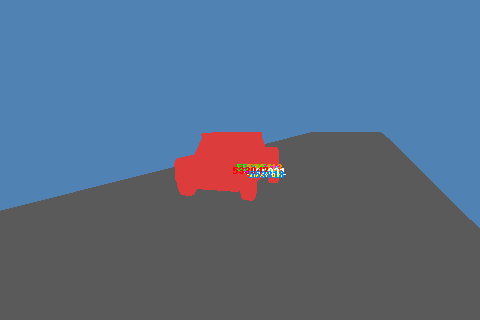
#> input picture docs/autoresearch/v43_ownership_20261028/source_evidence_20261030/images/history/000000_original_firsthit_categories.png, 480 x 320 px
$ python -i install_bounded_native_ui.py   (imports and definitions only)
#> lines starting #> are read from the running program, lines starting #| are printed output that depends on the picture
"""安装真实蓝框限定原生白底结果；只写bounded_white_v1输出目录。

仅在三帧真实PNG、evidence和receipt全部验证后写入。历史CPU硬填白图保留，
默认展示真实 G_after + (1-alpha_after)*white，域外取同帧existing分支。
用法：python work/v43_unknown_detection_20261028/install_bounded_native_ui.py --source <已确认取回的R2目录>
"""
from __future__ import annotations
import argparse
import json
import shutil
from pathlib import Path
import numpy as np
from PIL import Image, ImageDraw, ImageFont

HERE = Path(__file__).resolve().parent
BASE = HERE.parents[1]
OUT = BASE / 'outputs/V43_Ownership_20261027/gpu_v43/bounded_white_v1'
RAWS = (98, 113, 114)


def read(path):
    return json.loads(path.read_text(encoding='utf-8-sig'))


def display(array):
    return np.round(np.clip(array.transpose(1, 2, 0), 0, 1) * 255).astype('uint8')


# [18 lines left out: function arch, not called in this run]


HTML = r'''<!doctype html><html lang="zh-CN"><head><meta charset="utf-8"><meta name="viewport" content="width=device-width,initial-scale=1"><title>蓝框限定：局部全白目标与真实R2</title><style>
*{box-sizing:border-box}body{margin:0;background:#0e1925;color:#dce9f3;font:16px/1.65 "Microsoft YaHei",system-ui,sans-serif}header,main,footer{max-width:1500px;padding:22px;margin:auto}h1{font-size:28px;margin:5px 0 14px}h2{font-size:21px;margin:0 0 14px}h3{font-size:17px;margin:8px 0}a{color:#8bd4ff}.panel{background:#152638;border:1px solid #35546b;border-radius:9px;padding:18px;margin-bottom:20px}.notice{padding:14px 18px;background:#3b3122;border-left:4px solid #d9a34e}.small,figcaption{font-size:14px;color:#b5cad9}nav,.controls,.links{display:flex;align-items:center;gap:12px 18px;flex-wrap:wrap}select{font:inherit;padding:7px 10px;background:#213c52;color:#e9f5ff;border:1px solid #7194ad;border-radius:5px}.comparison{display:grid;grid-template-columns:repeat(3,minmax(0,1fr));gap:16px}.pair{display:grid;grid-template-columns:1fr 1fr;gap:18px}figure{margin:0;min-width:0}img{width:100%;height:auto;display:block;background:#08111a;border:1px solid #3b586e;border-radius:4px}figcaption{margin-top:6px}.metrics{display:grid;grid-template-columns:repeat(5,minmax(0,1fr));gap:10px;margin:18px 0}.metric{border:1px solid #42637b;background:#1a3043;padding:9px 11px;border-radius:5px}.metric small{display:block;font-size:13px;color:#bad0df}.metric strong{font:600 21px/1.5 system-ui,sans-serif}.table{overflow-x:auto}table{border-collapse:collapse;width:100%;font-size:14px}td,th{padding:8px 10px;text-align:left;border-bottom:1px solid #3c566b}pre{white-space:pre-wrap;overflow-wrap:anywhere;max-height:340px;overflow:auto;background:#102131;padding:12px;font:12px/1.6 Consolas,monospace}details{margin-top:14px}summary{cursor:pointer}code{background:#0c1b29;padding:2px 5px}.pending{outline:2px solid #e7b45c}@media(max-width:900px){.comparison{grid-template-columns:1fr}.metrics{grid-template-columns:1fr 1fr}.pair{grid-template-columns:1fr}}@media(max-width:600px){header,main,footer{padding:15px}h1{font-size:24px}}
</style></head><body><header><h1>蓝框限定：局部全白范围与真实候选剥离 R2</h1><p class="notice"><strong>第二列是用户要求的局部全白范围目标，仅为CPU显示门控；第三列才是真实候选高斯剥离后的R2，仍未完全变白，车底暗边与细彩纹保留。</strong> 新增行只允许二维投影中心落在蓝框内（不是3D实体box）；真实白底仅补透射，局部带外沿用同帧existing。暗像素阈值计数0不等于视觉纯白或去影通过，也不证明可迁移语义归属。</p><nav><a href="comparison.png">三帧 existing／局部全白目标／真实R2 PNG</a><a href="native_manifest.json">真实结果与验证</a><a href="ai_visual_review.json">AI辅助目视记录（非人工GT）</a><a href="../../../GS_Scene_Diagnostics_20261027/index.html">共享入口</a></nav></header><main>
<section class="panel"><div class="controls"><label>源帧 <select id="raw"><option value="113">raw113</option><option value="98">raw98</option><option value="114">raw114</option></select></label><strong id="status"></strong></div><div class="comparison"><figure><h3>existing</h3><img id="existing" alt="同帧existing基线"><figcaption>原基线；框外继续采用这一分支。</figcaption></figure><figure><h3>用户要求的局部全白范围</h3><img id="goal" alt="用户局部全白范围，CPU显示门控非自动归属"><figcaption>既有 <code>white.png</code>：局部像素硬覆盖，仅作范围目标，非自动归属或算法去影结果。</figcaption></figure><figure><h3>真实候选高斯剥离 R2</h3><img id="result" alt="真实高斯状态按G加透射白底合成的R2"><figcaption id="resultCaption">G＋(1−alpha)×白底；不是纯白硬盖，仍保留细纹。</figcaption></figure></div><div id="metrics" class="metrics"></div><div class="links"><a id="receiptLink" href="#">当前R2 receipt</a><a id="evidenceLink" href="#" download>新增候选行ID／中心／分量 NPZ</a><a href="native_summary.json">原始R2 summary</a></div></section>
<section class="panel"><h2>两条分支</h2><img src="native_architecture.svg" alt="existing进入用户局部硬填白范围预览和真实高斯候选剥离两条分支，域外都保留existing"><details><summary>新增行ID与真实查询记录</summary><p id="rowSummary" class="small"></p><div class="table"><table><thead><tr><th>新增原static行</th><th>二维投影中心 x / y</th><th>中心在蓝框内</th></tr></thead><tbody id="rowIds"></tbody></table></div><p class="small">列前100行，完整ID见NPZ；按帧记录，不写成全局语义标签。R2沿用R1真实光栅得到的G／alpha，只收紧合成局部带，未把剩余G强涂为白。</p><pre id="receipt"></pre></details><details><summary>原图、蓝框与真实G／alpha分量</summary><div class="pair"><figure><h3>原实拍</h3><img id="original" alt="同帧原相机实拍"></figure><figure><h3>蓝框和车底query</h3><img id="scope" alt="蓝框二维中心资格上限和车底query"></figure><figure><h3>真实G分量</h3><img id="gaussian" alt="真实剥离后高斯分量"><figcaption>完整新状态分量；最终域外显示另取existing。</figcaption></figure><figure><h3>真实alpha</h3><img id="alpha" alt="真实剥离后alpha"><figcaption>保留跨界支撑，不据此宣称全部高斯清零。</figcaption></figure></div></details><details><summary>历史CPU范围页面与原始数字</summary><div class="links"><a href="history_cpu_scope.html">历史范围预览页面（非算法结果）</a><a href="history_cpu_comparison.png">历史范围三帧图</a><a href="manifest.json">保留原CPU凭据</a></div></details></section>
</main><footer>三帧同场景局部干预 · 新增训练0步 · 无自动归属或彻底去影成功声明</footer><script src="native_data.js"></script><script src="native_viewer.js"></script></body></html>'''

JS = r'''(function(root){'use strict';const D=root.BOUNDED_NATIVE_DATA;if(!D||typeof document==='undefined')return;const $=id=>document.getElementById(id);const S={raw:113};const fmt=v=>typeof v!=='number'||!Number.isFinite(v)?'未提供':v===0?'0':Number.isInteger(v)?v.toLocaleString('en-US'):Math.abs(v)<.001?v.toExponential(3):v.toFixed(6);function image(id,path,label){const e=$(id);e.alt=label;e.style.visibility='hidden';e.onload=()=>{e.style.visibility='visible';e.classList.remove('pending')};e.onerror=()=>{e.style.visibility='visible';e.classList.add('pending');e.alt='图像未读取：'+label};if(path)e.src=path;else{e.removeAttribute('src');e.style.visibility='visible';e.classList.add('pending')}}function metric(label,v){const a=document.createElement('div');a.className='metric';const t=document.createElement('small'),n=document.createElement('strong');t.textContent=label;n.textContent=fmt(v);a.append(t,n);$('metrics').append(a)}function show(){const f=D.frames[String(S.raw)],r=f.receipt,v=f.validation;$('raw').value=String(S.raw);$('status').textContent='raw'+S.raw+' · 第三列为真实R2';$('metrics').replaceChildren();metric('从existing新增候选行',r.new_unknown_rows);metric('新增中心在蓝框外',r.new_rows_outside_blue_centers);metric('局部带外最大RGB差',v.outside_display_scope_max_delta);metric('仍跨界支撑query的框外中心行',v.residual_rows_centers_outside_blue);metric('指定query暗像素阈值计数',r.remaining_dark_effect_pixels);for(const [id,key,label] of [['existing','existing','existing基线'],['goal','historical_white','CPU局部全白目标，非算法结果'],['result','white','真实R2，细纹仍保留'],['gaussian','gaussian','真实G分量'],['alpha','alpha','真实alpha'],['original','original','原实拍'],['scope','scope','蓝框和车底查询']])image(id,f.images[key],'raw'+S.raw+' '+label);$('resultCaption').textContent='G＋(1−alpha)×白底；仍有跨界高斯支撑，未完全白。'+(S.raw===98?' AI辅助目视另提示：右侧银车左缘可能受影响。':'');$('receiptLink').href=f.receipt_path;$('evidenceLink').href=f.evidence_path;$('receipt').textContent=JSON.stringify(r,null,2);$('rowSummary').textContent='新增 '+fmt(r.new_unknown_rows)+' 行；existing已有剥离 '+fmt(v.existing_removed_rows)+' 行；仍在query贡献 '+fmt(v.residual_query_rows)+' 行，其中中心在蓝框外 '+fmt(v.residual_rows_centers_outside_blue)+' 行。原行空间original_static_rows。';$('rowIds').replaceChildren();for(const row of f.row_examples){const tr=document.createElement('tr');for(const text of [String(row.id),row.screen.map(x=>x.toFixed(3)).join(' / '),row.center_inside_blue?'是':'否']){const td=document.createElement('td');td.textContent=text;tr.append(td)}$('rowIds').append(tr)}}function select(raw){if(!D.frames[String(raw)])return;S.raw=Number(raw);show()}$('raw').onchange=()=>select(Number($('raw').value));show();root.BoundedNative={data:D,state:S,select,show}})(typeof window==='undefined'?globalThis:window);'''


# [66 lines left out: functions validate_frame, write_comparison, not called in this run]


def install(source, output=OUT):
    summary = read(source / 'summary.json')
    assert summary['training_updates'] == 0
    assert {r['raw'] for r in summary['records']} == set(RAWS)
    # 验证全部三帧后才写输出，不把未到达或scope错误的R1作为默认。
    verified = {raw: validate_frame(source, output, raw) for raw in RAWS}
    assert all((output / f'{raw:03d}/scope.png').exists() and (output / f'{raw:03d}/original.png').exists() for raw in RAWS)
    manifest = dict(schema='bounded-native-white-ui-v1', source=str(source.resolve()), default_mode='white', frames={str(raw): value[0] for raw, value in verified.items()}, center_eligibility='2D projected Gaussian center within user blue polygon; not a 3D entity box', outside_preservation='same-frame existing branch outside the user local display band', white_equation='G_after+(1-alpha_after)*1 inside display band', transferable_semantic_labels=False, training_updates=0, human_verdict=None)
    if not (output / 'history_cpu_comparison.png').exists():
        shutil.copy2(output / 'comparison.png', output / 'history_cpu_comparison.png')
    history = output / 'history_cpu_scope.html'
    if not history.exists():
        old = (output / 'index.html').read_text(encoding='utf8')
        notice = '<div style="padding:18px;background:#58401b;color:#fff3d5"><strong>历史CPU范围预览：这里是纯白硬覆盖，不是原生删行算法。</strong> 原公式为(1-M)×existing+M×白；旧数字仅作范围沟通。<a style="color:white" href="index.html">查看当前真实原生白底结果 →</a></div>'
        old = old.replace('</style>', '</style>'+notice, 1).replace('href="comparison.png"', 'href="history_cpu_comparison.png"')
        history.write_text(old, encoding='utf8')
    output.mkdir(parents=True, exist_ok=True)
    for raw, (_, band) in verified.items():
        target = output / f'native/{raw:03d}'; target.mkdir(parents=True, exist_ok=True)
        for name in ('white.png', 'native.png', 'gaussian.png', 'alpha.png', 'evidence.npz', 'receipt.json'):
            shutil.copy2(source / f'{raw:03d}' / name, target / name)
        Image.fromarray((band*255).astype('uint8')).save(target / 'display_scope.png')
    shutil.copy2(source / 'summary.json', output / 'native_summary.json')
    review_path = HERE / 'bounded_white_v1/ai_visual_review.json'
    if review_path.exists():
        review = read(review_path); assert review['human_verdict'] is None and review['ground_truth'] is False
        shutil.copy2(review_path, output / 'ai_visual_review.json')
    (output / 'native_manifest.json').write_text(json.dumps(manifest, ensure_ascii=False, indent=2), encoding='utf8')
    (output / 'native_data.js').write_text('window.BOUNDED_NATIVE_DATA='+json.dumps(manifest, ensure_ascii=False, separators=(',', ':'))+';\n', encoding='utf8')
    (output / 'native_viewer.js').write_text(JS, encoding='utf8')
    (output / 'native_architecture.svg').write_text(arch(), encoding='utf8')
    (output / 'index.html').write_text(HTML, encoding='utf8')
    write_comparison(output)
    validation = dict(schema='bounded-native-ui-validation-v1', real_frames=3, real_pngs_copied=12, center_eligibility_checked=True, display_scope_matches_user_local_band=True, output_outside_scope_unchanged=True, float32_white_and_native_equations_checked=True, retained_G_not_hard_overpainted=True, historical_cpu_preview_separate=True, browserQA=False, shared_entry_modified=False, quality_success_claimed=False, records=[dict(raw=raw, **record['validation']) for raw, (record, _) in verified.items()])
    (output / 'native_ui_validation.json').write_text(json.dumps(validation, ensure_ascii=False, indent=2), encoding='utf8')
    return validation


# [6 lines not run here, left out]

>>> import cv2
>>> picture = cv2.imread('../../../../../docs/autoresearch/v43_ownership_20261028/source_evidence_20261030/images/history/000000_original_firsthit_categories.png', cv2.IMREAD_GRAYSCALE)
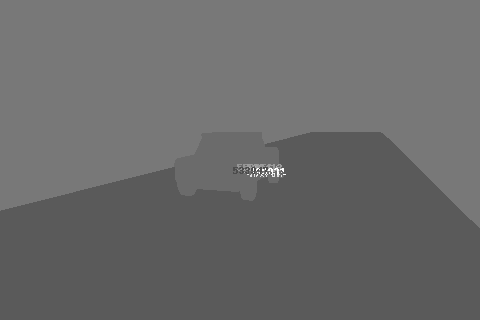
#> picture: shape (320, 480); min 76, max 255, mean 106.1
#> (the run stopped early here; a loop or call above may not have finished)

$ run again, on docs/autoresearch/v43_ownership_20261028/source_evidence_20261030/images/history/000015_top8_center_projection.png
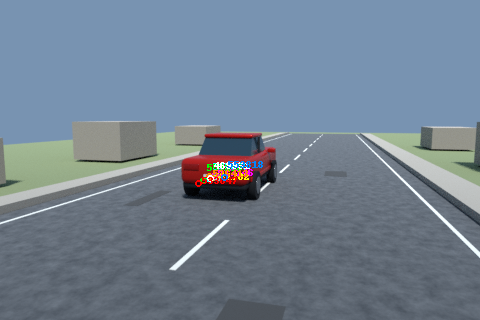
#> input picture docs/autoresearch/v43_ownership_20261028/source_evidence_20261030/images/history/000015_top8_center_projection.png, 480 x 320 px
#> `picture = cv2.imread('../../../../../docs/autoresearch/v43_ownership_2..`:
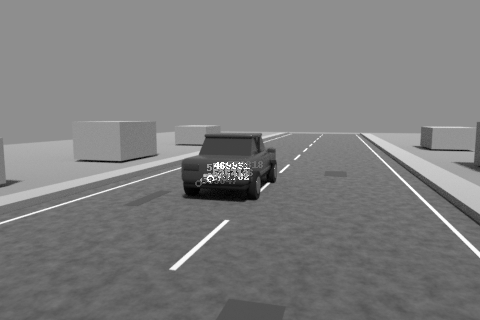
#> picture: shape (320, 480); min 1, max 255, mean 125.9
